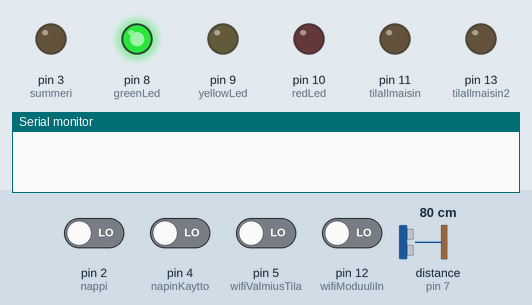
Recording of a sketch running on a simulated Arduino Uno, built with avr-gcc and run on an emulated ATmega328P. Parts: output pins drawn as LEDs (lit = HIGH), the last lines printed to the serial monitor. The test bench sets the inputs (shaded band); at power-on: pin 2 (nappi), pin 4 (napinKaytto), pin 5 (wifiValmiusTila), pin 12 (wifiModuuliIn) LOW, distance to the obstacle (sensor on pin 7) 80 cm. The echo pulse lasts 58.3 µs per cm.

Above: at 1.2 s.
1.3 s: pin 2 (nappi) driven HIGH
At 2.2 s:
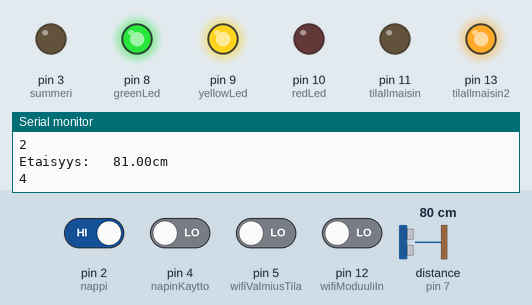
3.3 s: pin 4 (napinKaytto) driven HIGH
At 4.6 s:
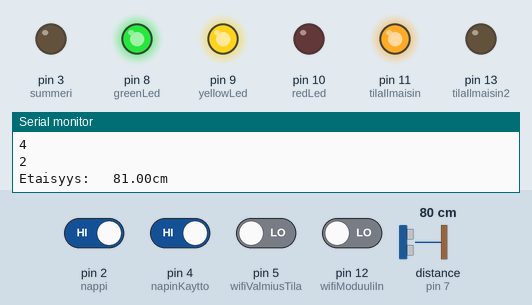
5.1 s: pin 12 (wifiModuuliIn) driven HIGH
At 5.9 s:
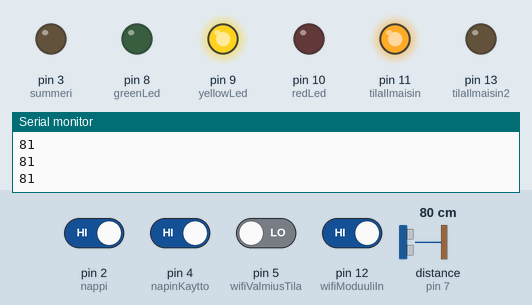
7.8 s: pin 12 (wifiModuuliIn) driven LOW
At 9.2 s:
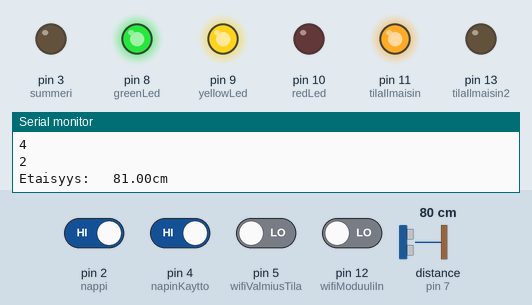
9.5 s: pin 5 (wifiValmiusTila) driven HIGH
At 10.1 s:
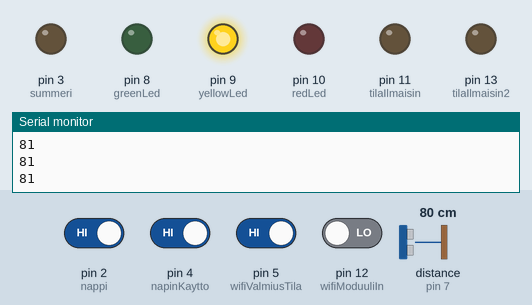
11.7 s: pin 4 (napinKaytto) driven LOW
At 12.05 s:
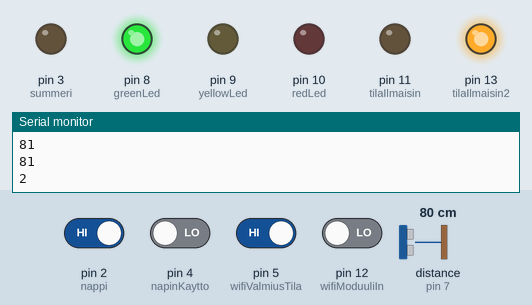
Timing chart, 0 to 14.6 s (numbered marks = the images above; inputs shaded):
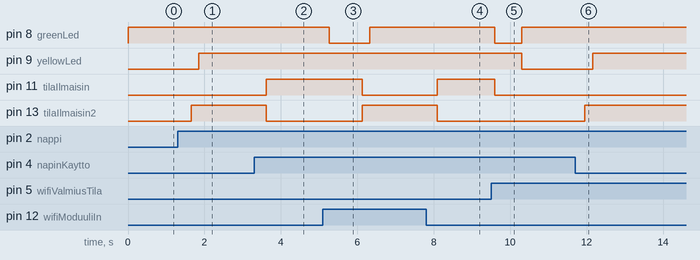

Measured:
- after the input at 1.3 s, pin 9 (yellowLed): LOW → HIGH after 0.56 s; pin 13 (tilaIlmaisin2): LOW → HIGH after 0.35 s
- after the input at 3.3 s, pin 11 (tilaIlmaisin): LOW → HIGH after 0.32 s; pin 13 (tilaIlmaisin2): HIGH → LOW after 0.32 s
- after the input at 5.1 s, pin 8 (greenLed): HIGH → LOW after 0.17 s, → HIGH 1.1 s later; pin 11 (tilaIlmaisin): HIGH → LOW after 1.0 s; pin 13 (tilaIlmaisin2): LOW → HIGH after 1.0 s
- after the input at 7.8 s, pin 11 (tilaIlmaisin): LOW → HIGH after 0.29 s; pin 13 (tilaIlmaisin2): HIGH → LOW after 0.29 s
- after the input at 9.5 s, pin 8 (greenLed): HIGH → LOW after 0.09 s, → HIGH 0.71 s later; pin 9 (yellowLed): HIGH → LOW after 0.80 s; pin 11 (tilaIlmaisin): HIGH → LOW after 0.09 s
- after the input at 11.7 s, pin 9 (yellowLed): LOW → HIGH after 0.45 s; pin 13 (tilaIlmaisin2): LOW → HIGH after 0.25 s

The sketch:

Perustoteutus_1.0.ino
```cpp
#include <NewPing.h>
#define MAX_DISTANCE 100         // Suurin etäisyys mitä mitataan centtimetreinä

const int nappi = 2;             // Pinni 2 napin käytössä
const int summeri = 3;           // Pinni 3 summerin käytössä
const int napinKaytto = 4;       // Input jolla otetaan nappi käyttöön/pois käytöstä
const int wifiValmiusTila = 5;   // Input, jolla laitetaan hälytin valmiustilaan
const int TRIGGER_PIN = 6;       // Määritetään ultraääni trigger pinnille 6
const int ECHO_PIN  =  7;        // Määritetään ultraääni echo pinnille 7
const int greenLed = 8;          // Vihreä ledi pinnistä 8
const int yellowLed = 9;         // Keltainen ledi pinnistä 9
const int redLed = 10;           // Punainen ledi pinnistä 10
const int tilaIlmaisin = 11;     // Wifi moduulille ilmaistaan mikä tila päällä
const int wifiModuuliIn = 12;    // Input. Moduulilta tuleva tieto. Nyt käytössä tilanvaihto-nappina
const int tilaIlmaisin2 = 13;    // Toinen tarvittava tilan ilmaisu

float alaraja = 1 - 0.40;   // Raja-arvoja muuttamalla laitteen herkkyyttä voidaan säätää. Jos haluat esim. 20% herkkyyden
float ylaraja = 1 + 0.40;   // aseta ala- ja ylarajan jälkimmäisen luvun paikalle desimaaliluku, tässä tapauksessa 0.20
float etaisyys;
int laskuri = 1;
unsigned long viimeisinMillisekunti = 0;
const long tauko = 100;
int ledState = LOW;
boolean halytys = false;                            // Boolean sisältää kaksi mahdollista tilaa, mikä sopii projektiin

NewPing tutka(TRIGGER_PIN, ECHO_PIN, MAX_DISTANCE); // NewPing setup, johon määritellään pinnit ja maksimietäisyys

void alarm()    // Hälytysfunktio. Tänne määritellään mitä tapahtuu jos hälytys laukeaa
{
  // Tila 1 1
  digitalWrite(tilaIlmaisin, HIGH);
  digitalWrite(tilaIlmaisin2, HIGH);

  // Tämä loop on tehty ledien välkyntää varten ilman delay toimintoa (näin summeri voi soida samaan aikaan kun ledit välkkyvät)
  for (int x = 1; x < 10; x++)
  {
    unsigned long nykyinenMillisekunti = millis();
    if (nykyinenMillisekunti - viimeisinMillisekunti >= tauko)
    {
      // tallentaa viimeisimmän hetken, kun ledi välkkyi
      viimeisinMillisekunti = nykyinenMillisekunti;

      // vaihtaa ledin tilan päinvastaiseksi
      if (ledState == LOW)
      {
        ledState = HIGH;
      }
      else
      {
        ledState = LOW;
      }
    }
    digitalWrite(greenLed, ledState);
    digitalWrite(yellowLed, ledState);
    digitalWrite(redLed, ledState);
    digitalWrite(summeri, HIGH);
    delay(1);
    digitalWrite(summeri, LOW);
    delay(1);

    // Painonappi aloittaa loopin alusta palaten oletustilaan
    if (digitalRead(nappi) == HIGH)
    {
      loop();
    }
    // Sama homma, mutta etätoimintona
    else if (digitalRead(wifiValmiusTila) == HIGH)
    {
      laskuri = 1;
    }
  }
}

void valmiusTila()    // Tämä funktio on ensimmäinen tila ohjelman käynnistyessa ja myös oletustila
{
  digitalWrite(greenLed, HIGH);
  digitalWrite(yellowLed, LOW);
  digitalWrite(redLed, LOW);
  halytys = false;

  // Tila 0 0
  digitalWrite(tilaIlmaisin, LOW);
  digitalWrite(tilaIlmaisin2, LOW);
}

void mittausTila()    // Tämä funktio vastaa vartioitavan esineen etäisyyden mittauksesta
{
  // Tila 0 1
  digitalWrite(tilaIlmaisin, LOW);
  digitalWrite(tilaIlmaisin2, HIGH);

  // Painonappi tai etäyhteys siirtää järjestelmän valvontatilaan
  if (digitalRead(nappi) == HIGH || digitalRead(wifiModuuliIn) == HIGH)
  {
    laskuri = 3;
  }

  // Mahdollisuus palata oletustilaan etäyhteyden avulla
  if (digitalRead(wifiValmiusTila) == HIGH)
  {
    laskuri = 1;
  }

  delay(200); //mittaa etäisyyden 200ms välein
  unsigned int us = tutka.ping();
  etaisyys = us / US_ROUNDTRIP_CM;
  digitalWrite(greenLed, HIGH);
  digitalWrite(yellowLed, HIGH);
  digitalWrite(redLed, LOW);
  Serial.print("Etaisyys:   ");
  Serial.print(etaisyys);
  Serial.println("cm");
}


void valvontaTila()   // Tämä funktio käyttää mittaustilan määrittelemää etäisyyttä ja aloittaa oikean "valvomisen"
{
  // Tila 1 0
  digitalWrite(tilaIlmaisin, HIGH);
  digitalWrite(tilaIlmaisin2, LOW);

  //jos Painonappia painetaan valvontatilassa, aloitetaan main-loop alusta
  if (digitalRead(nappi) == HIGH)
  {
    loop();
  }

  // Mahdollisuus palata oletustilaan etäyhteyden avulla
  if (digitalRead(wifiValmiusTila) == HIGH)
  {
    laskuri = 1;
  }

  digitalWrite(greenLed, LOW);
  digitalWrite(yellowLed, HIGH);
  digitalWrite(redLed, LOW);

  if (halytys == true)
  {
    alarm();
  }
  else
  {
    delay(50);// 50ms odotus mittausten välissä
    unsigned int uS = tutka.ping();
    unsigned int distance = uS / US_ROUNDTRIP_CM;
    Serial.println(distance);
    // Tässä kohtaa on määritelty etäisyyden muutos, joka aiheuttaa hälytyksen
    if (distance < etaisyys * alaraja && distance > 0 || distance > etaisyys * ylaraja)
    {
      halytys = true;
    }
  }
}

void setup()
{
  Serial.begin(115200);
  pinMode(nappi, INPUT);
  pinMode(greenLed, OUTPUT);
  pinMode(yellowLed, OUTPUT);
  pinMode(redLed, OUTPUT);
  pinMode(summeri, OUTPUT);
  pinMode(wifiModuuliIn, INPUT);
  pinMode(wifiValmiusTila, INPUT);
  pinMode(napinKaytto, INPUT);
  pinMode(tilaIlmaisin, OUTPUT);
  pinMode(tilaIlmaisin2, OUTPUT);
  digitalWrite(tilaIlmaisin, LOW);
  digitalWrite(tilaIlmaisin2, LOW);
  valmiusTila();  //valmiustila on käynnissä kun virrat tulee päälle
}

void loop()
{
  // napinTila lukee nappi-pinnistä, painetaanko painonappia vai ei
  int napinTila = digitalRead(nappi);
  delay(150);

  // Jos wifimoduulilta tulee voltteja wifiValmiusTila inputtiin, laittaa ohjelma valmiusTila-funktion päälle
  if (digitalRead(wifiValmiusTila) == HIGH)
  {
    laskuri = 1;
  }

  // Turvallisuussyistä, pystymme deaktivoimaan painonapin wifimoduulin avulla
  if (digitalRead(napinKaytto) == HIGH)
  {
    napinTila = NULL;
  }

  // Joko painonapista tai etänä wifimoduulin avulla, ohjelma lisää laskuriin arvon ja muuttaa näin hälytysjärjestelmän tilaa
  if (napinTila == HIGH || digitalRead(wifiModuuliIn) == HIGH)
  {
    laskuri = laskuri + 1;
    Serial.println(laskuri);
    delay(150);
  }

  // Switch case eri tiloille ja loopit tarvittaessa
  switch (laskuri)
  {
    case 1:
      valmiusTila();
      break;
    case 2:
      do
      {
        mittausTila();
      } while (laskuri == 2);
      break;
    case 3:
      do
      {
        valvontaTila();
      } while (laskuri == 3);
    default:
      laskuri = 1;
  }
}
```
